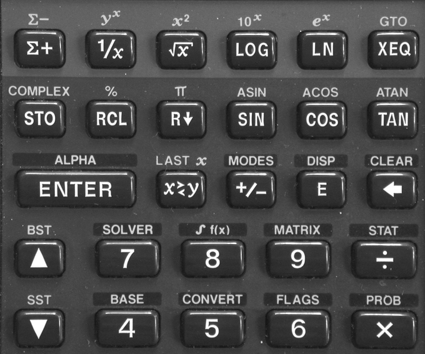
#> input picture hw3/images/keyboard.tif, 425 x 354 px
$ python hw3_a.py --subproblem 1
#> lines starting #> are read from the running program, lines starting #| are printed output that depends on the picture
import os
import numpy as np
import cv2
import argparse

# [52 lines left out: function filter2d_correlation, not called in this run]

# Show the Fourier spectrum of the test image "keyboard."
def sub_one(image_path, output_dir):
#> called with image_path = './images/keyboard.tif', output_dir = './output_a/'
    img = cv2.imread(image_path, cv2.IMREAD_GRAYSCALE)
#> img is the input picture: shape (354, 425); min 20, max 255, mean 74.9
    if img is None:
        raise FileNotFoundError(f"Failed to read image at {image_path}")
    os.makedirs(output_dir, exist_ok=True)

    F = np.fft.fft2(img.astype(np.float32))
    F_shift = np.fft.fftshift(F)
    mag = np.log1p(np.abs(F_shift))
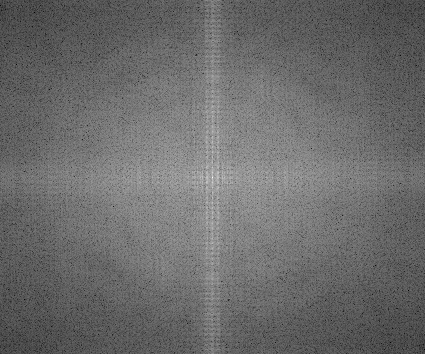
#> mag: shape (354, 425) float64; min 2.03, max 16.24, mean 8.03; drawn with min black and max white

    mag -= mag.min()
    mag /= (mag.max() + 1e-8)
    mag_uint8 = (mag * 255).astype(np.uint8)

    cv2.imwrite(os.path.join(output_dir, 'a1.png'), mag_uint8)
    print("Subproblem 1: Fourier spectrum saved to output/1.png")

# Enforce odd symmetry on the kernel. Show the kernel. (Vertical Sobel kernel)
# [160 lines left out: functions sub_two, sub_three, sub_four, sub_five, not called in this run]

def parse_args():
    parser = argparse.ArgumentParser()
    parser.add_argument('--input', type=str, default='./images/keyboard.tif', help="Path to the input image (e.g., ./images/keyboard.tif)")
    parser.add_argument('--output', type=str, default='./output_a/', help="Directory to save output images")
    parser.add_argument('--subproblem', type=int, required=True, choices=[1, 2, 3, 4, 5], help="Subproblem number to run (1-5)")
    return parser.parse_args()

def main():
    args = parse_args()

    if not os.path.exists(args.input):
        print(f"Error: Input image not found at {args.input}")
        print("Please make sure 'keyboard.tif' is in the 'images' directory or specify the correct path with --input.")
        return

    os.makedirs(args.output, exist_ok=True)

    if args.subproblem == 1:
        sub_one(args.input, args.output)
    elif args.subproblem == 2:
        sub_two(args.input, args.output)
    elif args.subproblem == 3:
        sub_three(args.input, args.output)
    elif args.subproblem == 4:
        sub_four(args.input, args.output)
    elif args.subproblem == 5:
        sub_five(args.input, args.output)
    else:
        # argparse 'choices' should prevent this, but good to have
        print("Invalid subproblem")

if __name__ == '__main__':
    main()

$ run again, with hw3/images/noisy_image.tif copied over hw3/images/keyboard.tif
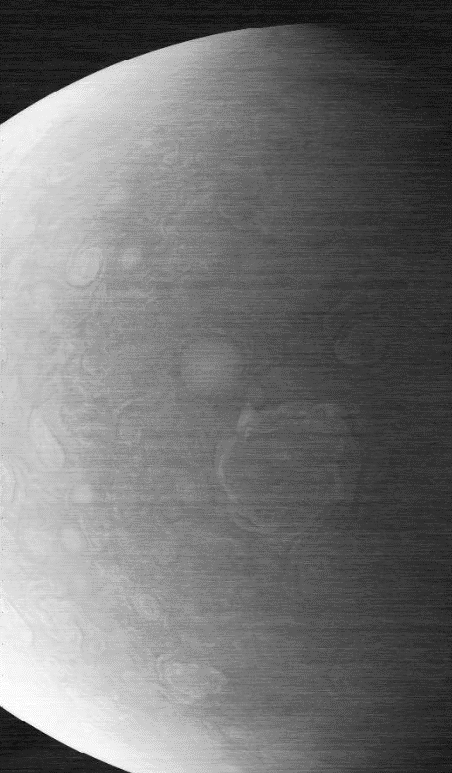
#> input picture hw3/images/noisy_image.tif, 452 x 773 px
#> in sub_one, img is the input picture: shape (773, 452); min 0, max 255, mean 114.8
#> in sub_one, `mag = np.log1p(np.abs(F_shift))`:
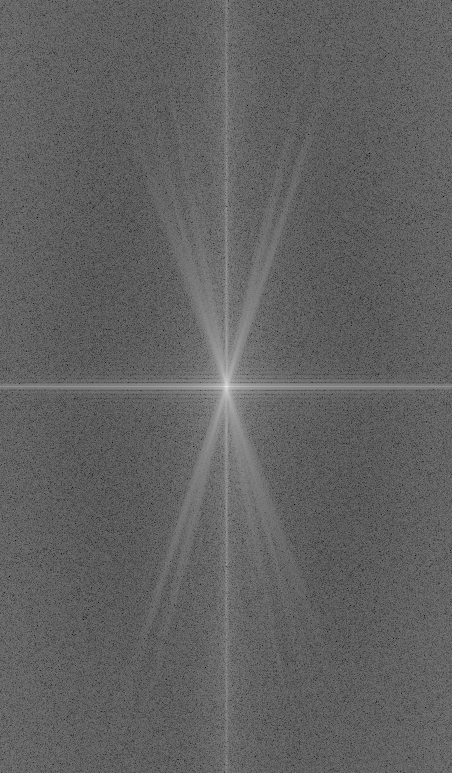
#> mag: shape (773, 452) float64; min 2.13, max 17.51, mean 8.04; drawn with min black and max white
